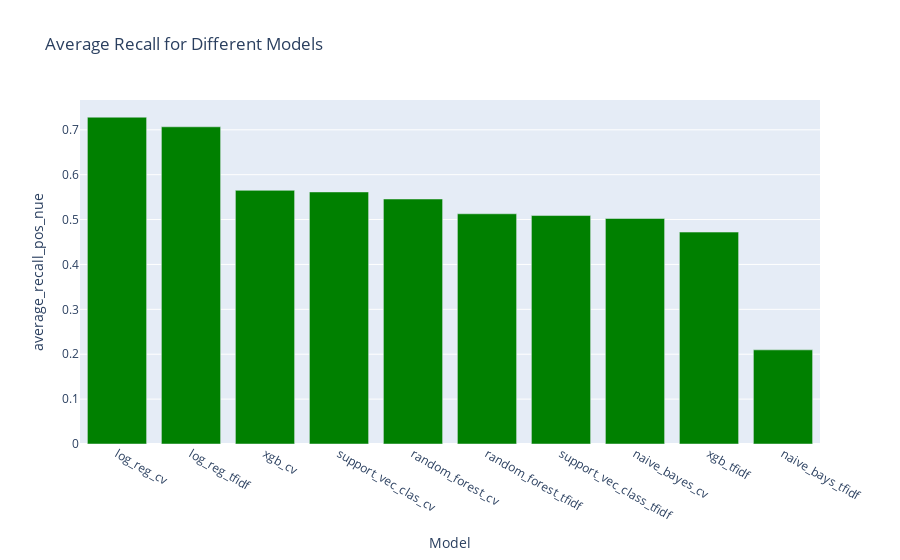

Source (notebook cell):
### Code cell
sorted_df = default_reports_df.sort_values(by='average_recall_pos_nue', ascending=False)

fig = px.bar(sorted_df, x='Model Name', y='average_recall_pos_nue', title='Average Recall for Different Models',
             labels={'Model Name': 'Model', 'average_recall': 'Average Recall'},
             color_discrete_sequence=['green'])

# Show the plot
fig.show()

### Figure 1 — Plotly figure (JSON) as saved in the notebook; plotly's stock layout.template omitted (floating-point values rounded to 4 significant figures)
{"data": [{"alignmentgroup": "True", "hovertemplate": "Model=%{x}<br>average_recall_pos_nue=%{y}<extra></extra>", "legendgroup": "", "marker": {"color": "green", "pattern": {"shape": ""}}, "name": "", "offsetgroup": "", "orientation": "v", "showlegend": false, "textposition": "auto", "type": "bar", "x": ["log_reg_cv", "log_reg_tfidf", "xgb_cv", "support_vec_clas_cv", "random_forest_cv", "random_forest_tfidf", "support_vec_class_tfidf", "naive_bayes_cv", "xgb_tfidf", "naive_bays_tfidf"], "xaxis": "x", "y": [0.728, 0.7066, 0.5651, 0.5615, 0.5458, 0.5129, 0.509, 0.5024, 0.4721, 0.2097], "yaxis": "y"}], "layout": {"barmode": "relative", "legend": {"tracegroupgap": 0}, "title": {"text": "Average Recall for Different Models"}, "xaxis": {"anchor": "y", "domain": [0, 1], "title": {"text": "Model"}}, "yaxis": {"anchor": "x", "domain": [0, 1], "title": {"text": "average_recall_pos_nue"}}}}
